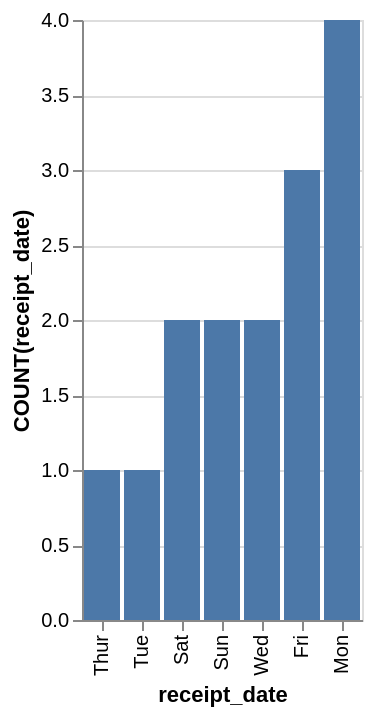

Vega-Lite specification for this chart:
### Vega-Lite specification from a JSON file in a GitHub repository (floating-point values rounded to 4 significant figures)
{"data": {"values": [{"x_data": "Thur", "y_data": 1}, {"x_data": "Tue", "y_data": 1}, {"x_data": "Sat", "y_data": 2}, {"x_data": "Sun", "y_data": 2}, {"x_data": "Wed", "y_data": 2}, {"x_data": "Fri", "y_data": 3}, {"x_data": "Mon", "y_data": 4}]}, "mark": "bar", "encoding": {"x": {"field": "x_data", "type": "nominal", "title": "receipt_date", "sort": {"op": "sum", "field": "y_data", "order": "ascending"}}, "y": {"field": "y_data", "type": "quantitative", "title": "COUNT(receipt_date)"}}}
